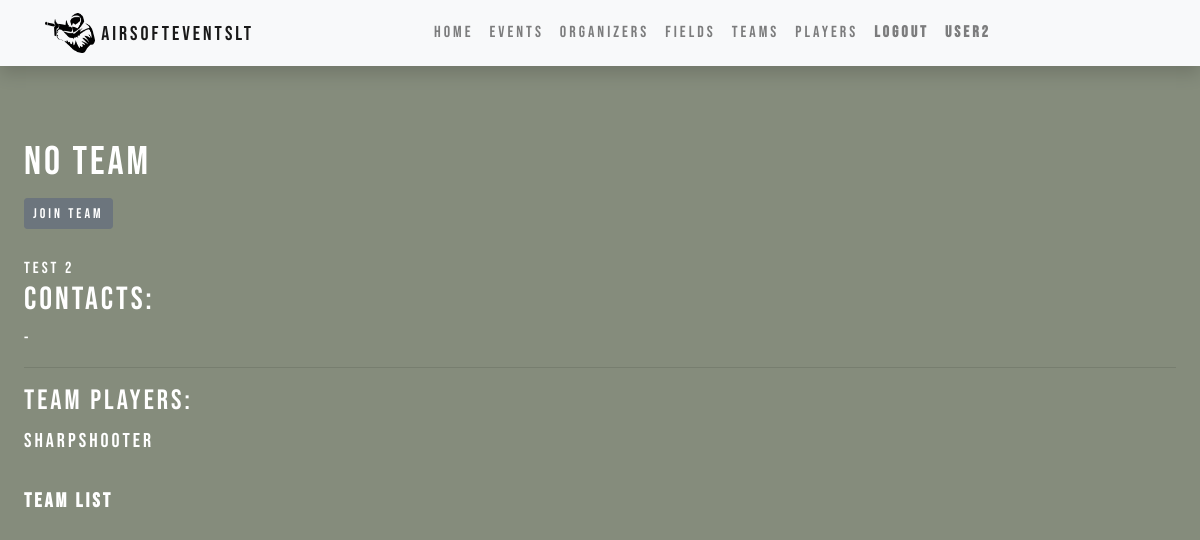
Screenshot of /teams/9adad960-563b-449c-9d81-a73423136f9e (signed in) with the database file from the repository.
### teams/models.py (models this page shows, shortened)
class Team(models.Model):
    id = models.UUIDField(primary_key=True, default=uuid.uuid4, help_text='Unique player ID')
    name = models.CharField('Name of the Team', max_length=150)
    contacts = models.CharField('contacts', max_length=150)
    class Meta:
        verbose_name = _("Team")
        verbose_name_plural = _("Teams")

class Player(models.Model):
    profile = models.OneToOneField('Profile', related_name='player',on_delete=models.CASCADE, null=True, blank=True)
    n_name = models.CharField('Nickname of the player', max_length=150, default="New Player")
    picture = models.ImageField(default="defaulf.png", upload_to="profile_pics/")
    team = models.ForeignKey('Team', related_name='players', on_delete=models.SET_NULL, null=True, default=Team.get_default_pk)
    events = models.ManyToManyField("events.Event", related_name='registered_players', blank=True)
    games_played = models.IntegerField(null=True, blank=True, default=0)
    player_from = models.CharField('Town where player is from', max_length=150)
    date_of_birth = models.DateField(null=True, blank=True)
    team_leader = models.BooleanField(default=False)
    class Meta:
        verbose_name = _("Player")
        verbose_name_plural = _("Players")

### teams/views.py (the view)
# urls.py: path('<uuid:pk>', views.TeamDetailView.as_view(), name='team_detail'),
class TeamDetailView(generic.DetailView):
    model = Team
    template_name = 'team_detail.html'

### teams/templates/team_detail.html (shortened to what this page needs)
{% extends "base.html" %}
{% block content %}
<div class='indented main-font'>
    <h1>{{ team.name }}</h1>
    {% if user.profile.player.team != team %}
    <a class="btn btn-secondary btn-sm mt-1 mb-1" href="{% url 'join_team' team.pk %}">Join team</a>
    {% endif %}
    <br>
    <br>
    {{ user.profile.player.team.name }}
    <h2>Contacts:</h2>
    <div>{{ team.contacts }}</div>
    <hr>
    <h3>Team players:</h3>
    <div>
    {% if team.players.all %}
        {% for i in team.players.all %}
        <a class='link' href="{% url 'player_detail' i.pk %}"><div>{{ i.n_name }}</div></a>
        {% endfor %}
    {% else %}
        <div>No players in team yet</div>
    {% endif %}
    <br>
    </div>
    <a class='link' href="{% url 'teams' %}"><div style='font-size:20px'><strong>Team list</strong></div></a>
</div>
{% endblock %}

### events/templates/base.html (shortened to what this page needs)
<!DOCTYPE html>
<html lang="en">
<head>
  <link rel="stylesheet" href="https://stackpath.bootstrapcdn.com/bootstrap/4.1.3/css/bootstrap.min.css">
  <link rel="stylesheet" href="https://cdnjs.cloudflare.com/ajax/libs/font-awesome/4.7.0/css/font-awesome.min.css">
  {% load static %}
  <link rel="stylesheet" href="{% static 'css/styles.css' %}">
</head>
<body>
{% load i18n %}
<nav class="navbar navbar-expand-lg navbar-light bg-light static-top mb-5 shadow main-font">
  <div class="container">
    <a class="navbar-brand nice-text-nav" href="{% url 'about' %}">
    <img src={% static 'media/airsoft_icon.png' %} alt='shooter icon' width="50" height="40">
    AirsoftEventsLT</a>
    <div class="collapse navbar-collapse" id="navbarResponsive">
      <ul class="navbar-nav ml-auto nice-text-nav">
        <li class="nav-item">
          <a class="nav-link" href="{% url 'events_index' %}">{% trans "Home" %}</a>
        </li>
        <li class="nav-item">
          <a class="nav-link" href="{% url 'event_list' %}">{% trans "Events" %}</a>
        </li>
        <li class="nav-item">
            <a class="nav-link" href="{% url 'organizer_list' %}">{% trans "Organizers" %}</a>
          </li>
        <li class="nav-item">
          <a class="nav-link" href="{% url 'field_list' %}">{% trans "Fields" %}</a>
        </li>
        <li class="nav-item">
            <a class="nav-link" href="{% url 'teams' %}">{% trans "Teams" %}</a>
          </li>
          <li class="nav-item">
            <a class="nav-link" href="{% url 'players' %}">{% trans "Players" %}</a>
          </li>
        {% if user.is_authenticated %}
        <li class="nav-item">
          <a class="nav-link" href="{% url 'logout' %}"><strong>{% trans "Logout" %}</a>
        </li>
        <li class="nav-item">
          <a class="nav-link" href="{% url 'profile' %}">{{ user.get_username }}</strong></a>
        </li>
        {% endif %}
      </ul>
    </div>
  </div>
</nav>
  <div class="content-container gradient-background">
    {% block content %}{% endblock %}
  </div>
  </body>
</html>

### events/static/css/styles.css (style rules this page uses)
body { background-color: rgb(133, 140, 124); }
.indented { padding-left: 5%; padding: 2%; }
.main-font { color:white; font-family:"Bebas Neue"; letter-spacing: 3px; }
.link, link:hover, link:focus, link:active { text-decoration: none; color: inherit; font-size: 20px; }

### rows the page displays
Team: name "No Team", contacts "-"
Player: n_name "SharpShooter"

### other values shown
{{ user.get_username }} "user2"
{{ user.profile.player.team.name }} "Test 2"
